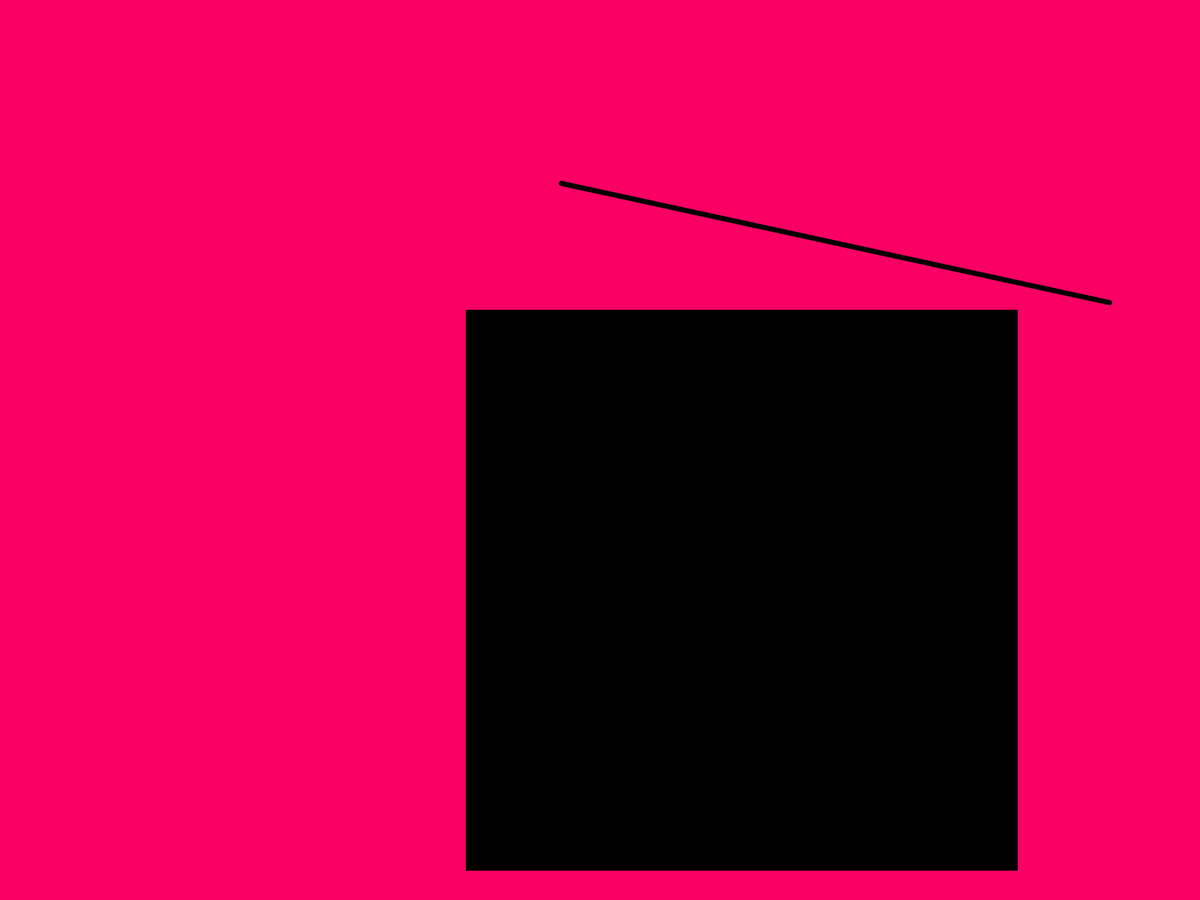
Frame 1 (no input)
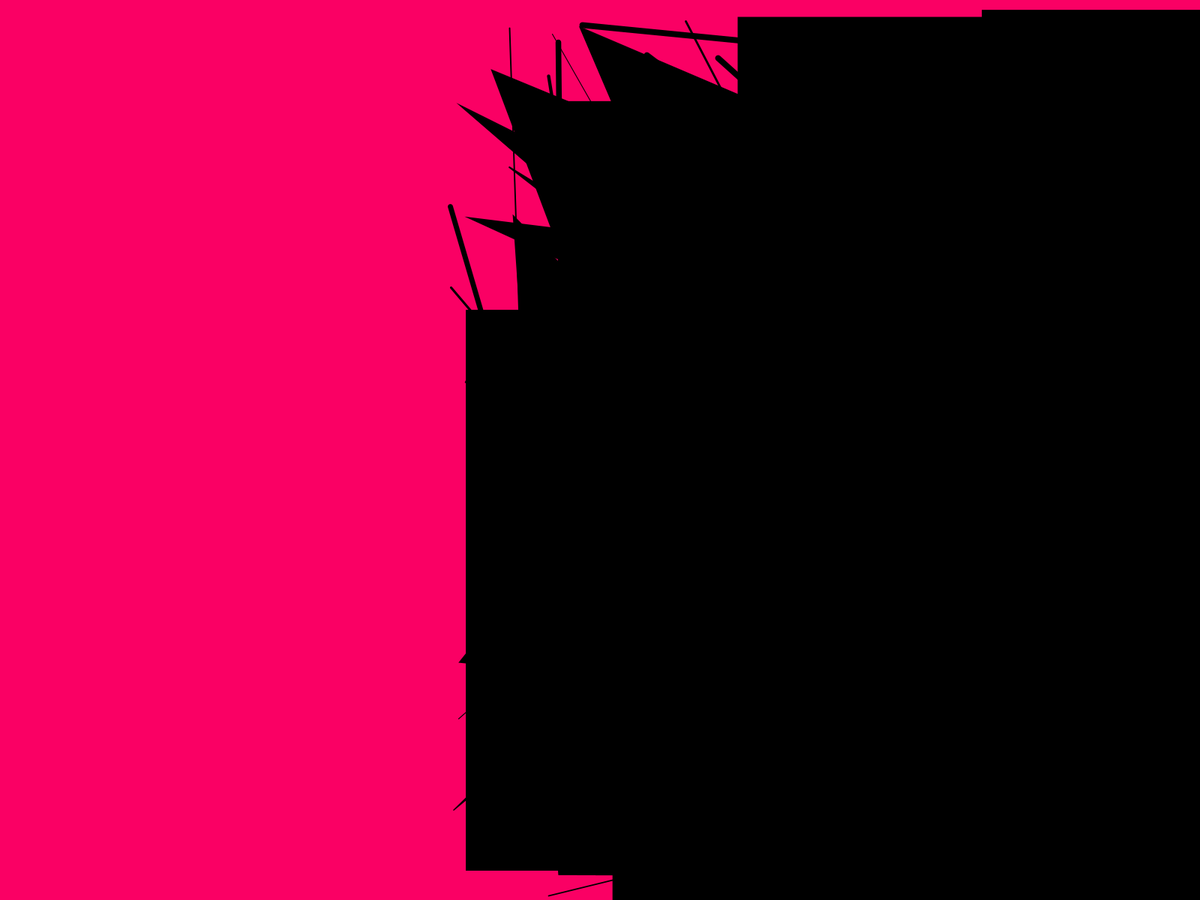
Frame 60 (the mouse pressed at the canvas centre just before this capture)
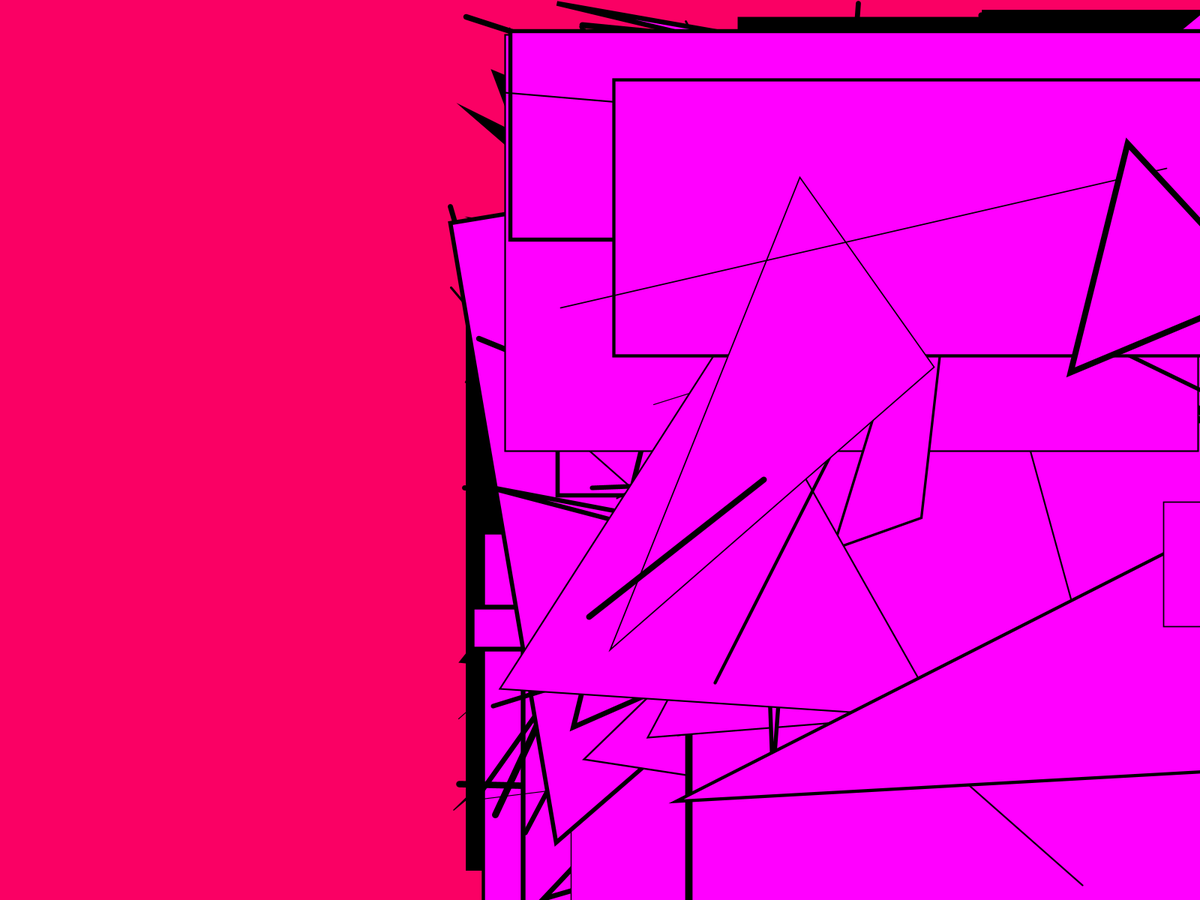
Frame 120 (the mouse held since frame 60 and released just before this capture)

The Processing sketch that drew these frames (run headless with seeded random() and noise(); from frame 60 on, the mouse is pressed at the canvas centre):

// Processing sketch: classProject
// ── classProject.pde
void setup() 
{
  fullScreen();
   background(250, 0, 100);
}

void draw()
{
  
  fill(mouseX,0,mouseY);
  strokeWeight(random(1,10));
  triangle(random(width) + 600 ,random(height),random(width)+600,random(height),random(width)+600,random(height));
  line(random(width) + 600 ,random(height),random(width)+600,random(height));
  rect(random(width) + 600 ,random(height),random(width),random(height));
}
void keyPressed()
{

}
